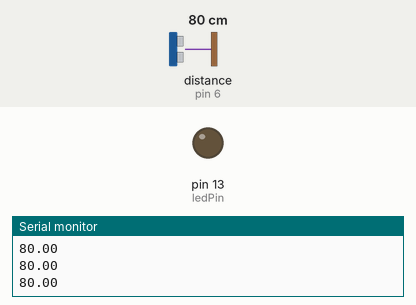
Simulated run of this sketch. Board: Arduino Uno, built with avr-gcc and run on an emulated ATmega328P. Shown: output pins drawn as LEDs (lit = HIGH), the last lines printed to the serial monitor. Inputs (shaded band) come from the test bench; at power-on: distance to the obstacle (sensor on pin 6) 80 cm. The echo pulse lasts 58.3 µs per cm.

Above: at 1.2 s.
1.3 s: distance to the obstacle (sensor on pin 6) set to 12 cm
2.8 s: distance to the obstacle (sensor on pin 6) set to 9 cm
At 3.6 s:
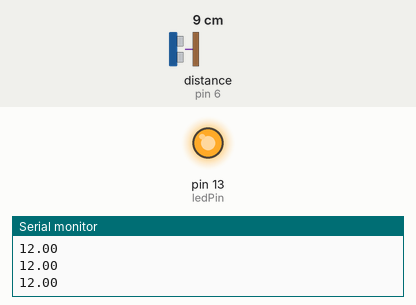
4.3 s: distance to the obstacle (sensor on pin 6) set to 18 cm
At 7.0 s:
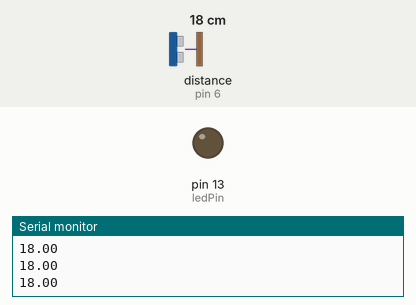
7.3 s: distance to the obstacle (sensor on pin 6) set to 2 cm
At 8.4 s:
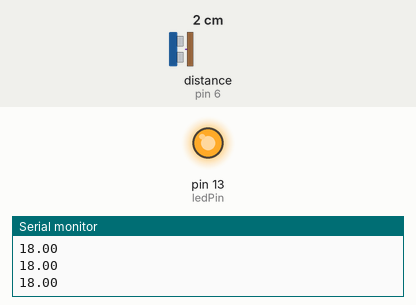
Timing chart, 0 to 9.8 s (numbered marks = the images above; inputs shaded):
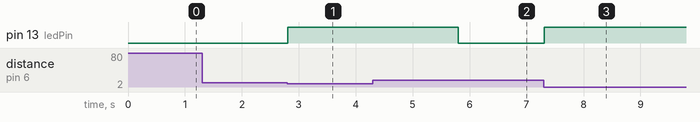

Measured:
- the behaviour switches between 11 and 10 cm on distance to the obstacle (sensor on pin 6) (found by bisection; images 0 and 1)
- after the input at 2.8 s, pin 13 (ledPin): LOW → HIGH at once
- after the input at 4.3 s, pin 13 (ledPin): goes on until 5.8 s, then stays LOW
- after the input at 7.3 s, pin 13 (ledPin): LOW → HIGH at once

The sketch:

dracula.ino
```cpp
#include <HCSR04.h>

int ledPin = 13; //Relay Pin
int base_delay = 1000;
int base_delay2 = 3000; //Leave relay on

int us1T = 5; //Trigger Pn
int us1E = 6; //Echo Pin

int min_range = 10.00;

HCSR04 us1(us1T, us1E); //initialisation class HCSR04 (trig pin , echo pin)

void setup() {
  Serial.begin(9600);
  pinMode(ledPin, OUTPUT);
}

void loop()
{
    if (us1.dist() <= min_range && us1.dist() != 0.00) {
      digitalWrite(ledPin, HIGH);
      delay(base_delay2);
      digitalWrite(ledPin, LOW);
      delay(base_delay);
    }
    Serial.println(us1.dist());
}
```
